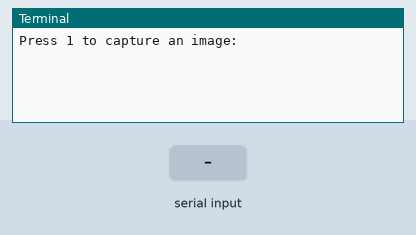
A program run on a simulated Raspberry Pi (BCM pin numbers). Parts: the last lines printed to the terminal. The inputs (shaded band) are chosen by the test bench. The camera gives no picture and a still takes 0.5 s.

Above: at 1.2 s.
1.3 s: "1" typed at the terminal, then Enter
At 1.7 s:
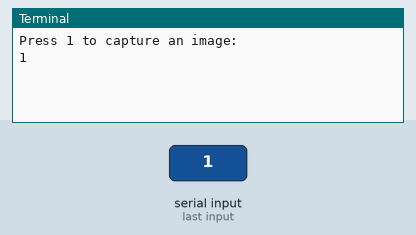
At 8.2 s:
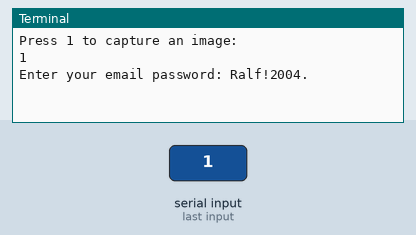

The program:

camera.py
```python
import os
import smtplib
from email.mime.multipart import MIMEMultipart
from email.mime.base import MIMEBase
from email.mime.text import MIMEText
from email.utils import COMMASPACE
from email import encoders
from picamera import PiCamera
from time import sleep

camera = PiCamera()

def send_email(image_path):
    sender = 'niklashenningsen@gmx.net'
    password = input('Enter your email password: Ralf!2004.')
    recipient = 'madita.heinisch@gmx.de'
    subject = 'Raspberry Pi Image'
    body = 'Image captured by Raspberry Pi'
    server = 'mail.gmx.net'
    port = 587

    msg = MIMEMultipart()
    msg['From'] = sender
    msg['To'] = recipient
    msg['Subject'] = subject

    msg.attach(MIMEText(body))

    with open(image_path, 'rb') as f:
        part = MIMEBase('application', 'octet-stream')
        part.set_payload(f.read())
        encoders.encode_base64(part)
        part.add_header('Content-Disposition', 'attachment', filename=os.path.basename(image_path))
        msg.attach(part)

    smtp = smtplib.SMTP(server, port)
    smtp.starttls()
    smtp.login(sender, password)
    smtp.sendmail(sender, recipient, msg.as_string())
    smtp.quit()

def capture_image():
    image_folder = os.path.join(os.path.expanduser('~'), 'Desktop', 'Images')
    if not os.path.exists(image_folder):
        os.makedirs(image_folder)

    image_path = os.path.join(image_folder, 'image.jpg')

    camera.start_preview()
    sleep(5)
    camera.capture(image_path)
    camera.stop_preview()

    send_email(image_path)

    os.remove(image_path)

while True:
    key = input('Press 1 to capture an image: ')

    if key == '1':
        capture_image()
```

Measured:
- after the input at 1.3 s, the terminal: prints a new line at once (image 1)
